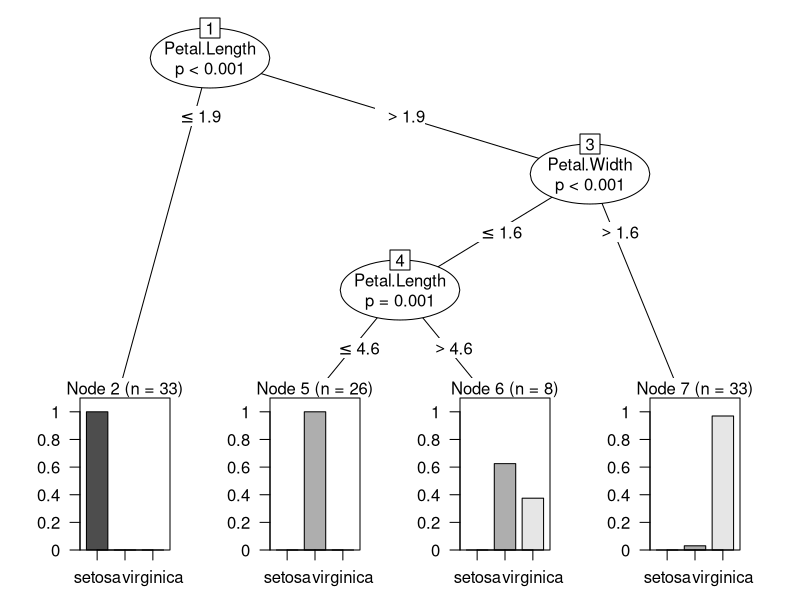

Here is the R script that generated this plot:
# Exercise 04


# 1. Load libraries
# install.packages("e1071")
# install.packages("party")
library(e1071)
library(party)


# 2. Create a training set and a test set from iris.
origi_set <- iris
train <- sample(nrow(iris), 100)
training_set <- iris[train,]
test_set <- iris[-train,]


# 3. Train naive Bayes classifier
# using all
nb_all <- naiveBayes(training_set[,1:4], training_set[,5])
nb_all
table(predict(nb_all, training_set[,1:4]), training_set[,5], dnn = list('predict','actual'))

# using each
nb_each <- naiveBayes(Species ~ ., data = training_set)
nb_each
table(predict(nb_each, training_set), training_set[,5])
# using given column
nb_pl <- naiveBayes(Species ~ Petal.Length, data = training_set)
nb_pl
table(predict(nb_pl, training_set), training_set[,5])
nb_sl <- naiveBayes(Species ~ Sepal.Length, data = training_set)
nb_sl
table(predict(nb_sl, training_set), training_set[,5])
nb_sw <- naiveBayes(Species ~ Sepal.Width, data = training_set)
nb_sw
table(predict(nb_sw, training_set), training_set[,5])


# 4. Train a decision tree
ct_all <- ctree(Species ~ .,data = training_set)
ct_all
table(predict(ct_all, training_set[,1:4]), training_set[,5])


# 5. Plot the decision tree
plot(ct_all)


# 6. Evaluate the results
# naive bayes
nb_ptrain <- predict(nb_all, training_set[,1:4])
nb_ptest <- predict(nb_all, test_set[,1:4])
nb_ptrain
nb_ptest
table(nb_ptrain, training_set[,5], dnn = list('predict','actual'))
table(nb_ptest, test_set[,5], dnn = list('predict','actual'))
# decision tree
ct_ptrain <- predict(ct_all, training_set[,1:4])
ct_ptest <- predict(ct_all, test_set[,1:4])
ct_ptrain
ct_ptest
table(ct_ptrain, training_set[,5])
table(ct_ptest, test_set[,5])




#training_set <- iris[sample(1:nrow(iris), 100, replace=FALSE),]
#sample(iris, 100, replace=TRUE)
#iris[iris[,1]!=training_set[,1]]
#subset(iris, !(iris[,1:5] %in% training_set[,1:5]))
#[sample(1:nrow(iris), 50, replace=FALSE),]
